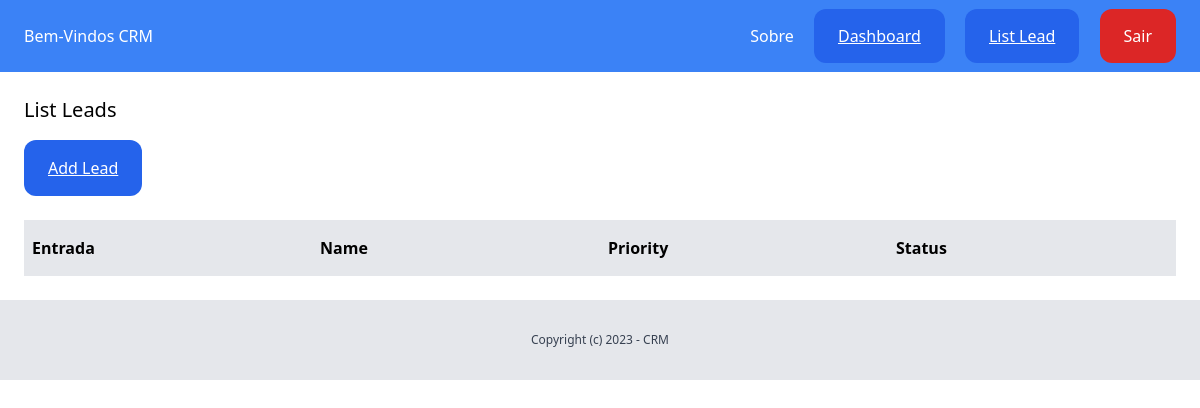
The app's page /dashboard/leads/ (signed in), older data.
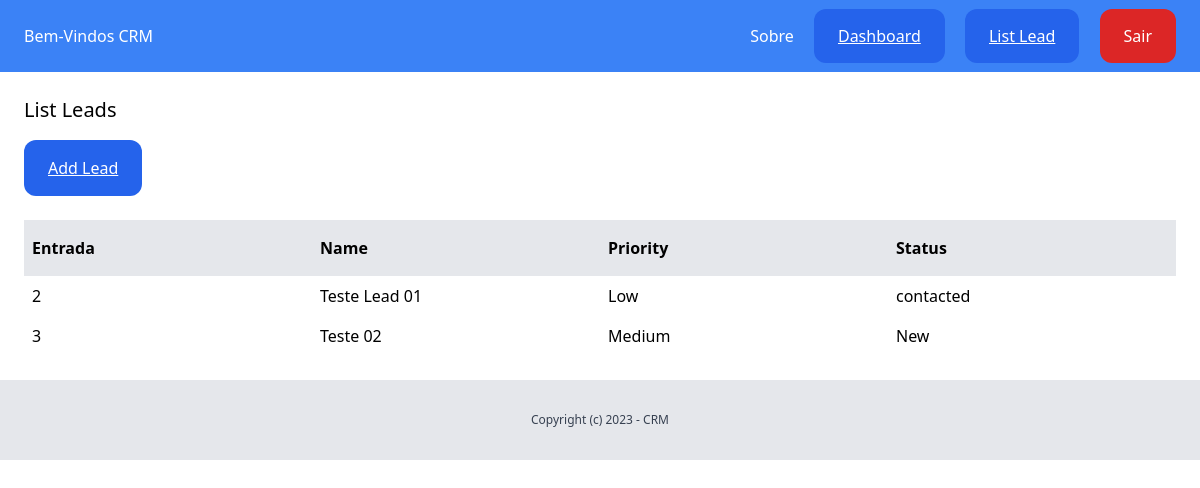
The same page, newer data.
### lead/models.py (models this page shows, shortened)
class Lead(models.Model):
    LOW = 'low'
    MEDIUM = 'medium'
    HIGH = 'high'
    CHOICES_PRIORITY = (
        (LOW, 'Low'),
        (MEDIUM, 'Medium'),
        (HIGH, 'High')
    )
    NEW = 'new'
    CONTACTED = 'contacted'
    WON ='won'
    LOST='lost'
    CHOICES_STATUS = (
        (NEW, 'New'),
        (CONTACTED, 'contacted'),
        (WON, 'Won'),
        (LOST, 'Lost'),
    )
    name = models.CharField(max_length=255)
    email = models.EmailField()
    description = models.TextField(blank=True, null=True)
    priority = models.CharField(max_length=10, choices=CHOICES_PRIORITY, default=MEDIUM)
    status = models.CharField(max_length=10, choices=CHOICES_STATUS, default=NEW)
    created_by = models.ForeignKey(User, related_name='leads', on_delete=models.CASCADE)
    created_at = models.DateTimeField(auto_now_add=True)
    modified_at = models.DateTimeField(auto_now=True)

### lead/views.py (the view)
# urls.py: path('', views.leads_list, name='leads_list'),   ## listando LEADS
@login_required
def leads_list(request):
    leads = Lead.objects.filter(created_by=request.user)
    return render(request, 'lead/leads_list.html', {
        'leads': leads
    })

### lead/templates/lead/leads_list.html (shortened to what this page needs)
{% extends 'core/base.html' %}
{% block content %}
    <div class="py-6 px-6">
        <h1 class="mb-4 text-xl"> List Leads </h1>
        <a href="{% url 'add_lead' %}" class="inline-block py-4 px-6 bg-blue-600 rounded-xl text-white underline ">Add Lead</a>
        <div class="mt-6 flex justify-between">
            <p class="py-4 px-2 bg-gray-200 font-semibold w-full">Entrada</p>
            <p class="py-4 px-2 bg-gray-200 font-semibold w-full">Name</p>
            <p  class="py-4 px-2 bg-gray-200 font-semibold w-full">Priority</p>
            <p class="py-4 px-2 bg-gray-200 font-semibold w-full">Status</p>
        </div>
        {% for lead in leads %}
            <div class="flex justify-between">
                <p class="py-2 px-2 w-full">{{ lead.id }}</p>
                <p class="py-2 px-2 w-full">
                   <a href="{% url 'leads_detail' lead.id %}" >{{ lead.name }}</a>
                </p>
                <p class="py-2 px-2 w-full">{{ lead.get_priority_display }}</p>
                <p class="py-2 px-2 w-full">{{ lead.get_status_display }}</p>
            </div>
        {% endfor %}
    </div>
{% endblock content %}

### core/templates/core/base.html (shortened to what this page needs)
<!doctype html>
<html>
<head>
  <script src="https://cdn.tailwindcss.com"></script>
</head>
<body>
    <nav class="py-6 px-6 flex justify-between bg-blue-500">
        <a href="/" class="text-white"> Bem-Vindos CRM </a>
        <div class="space-x-4">
            <a href="{% url 'sobre' %}" class="text-white"> Sobre</a>
            {% if request.user.is_authenticated %}
                <a href="{% url 'dashboard' %}" class="py-4 px-6 bg-blue-600 rounded-xl text-white underline ">Dashboard</a>
                <a href="{% url 'leads_list' %}" class="py-4 px-6 bg-blue-600 rounded-xl text-white underline ">List Lead</a>
                <a href="{% url 'logout' %}" class="py-4 px-6 bg-red-600 rounded-xl text-white ">Sair</a>
            {% else %}
                <a href="{% url 'login' %}" class="py-4 px-6 bg-blue-600 rounded-xl text-white underline ">Entrar</a>
                <a href="{% url 'signup' %}" class="py-4 px-6 bg-blue-400 rounded-xl text-white ">Cadastrar</a>
            {% endif %}
        </div>
    </nav>
    {% block content %}
    {% endblock content %}
    <footer class="py-8 text-center bg-gray-200">
        <p class="text-xs text-gray-700"> Copyright (c) 2023  - CRM</p>
    </footer>
</body>
</html>

Row changes from the older to the newer data that the page shows:
added Lead: id "2", name "Teste Lead 01", priority "Low", status "contacted"
added Lead: id "3", name "Teste 02", priority "Medium", status "New"
